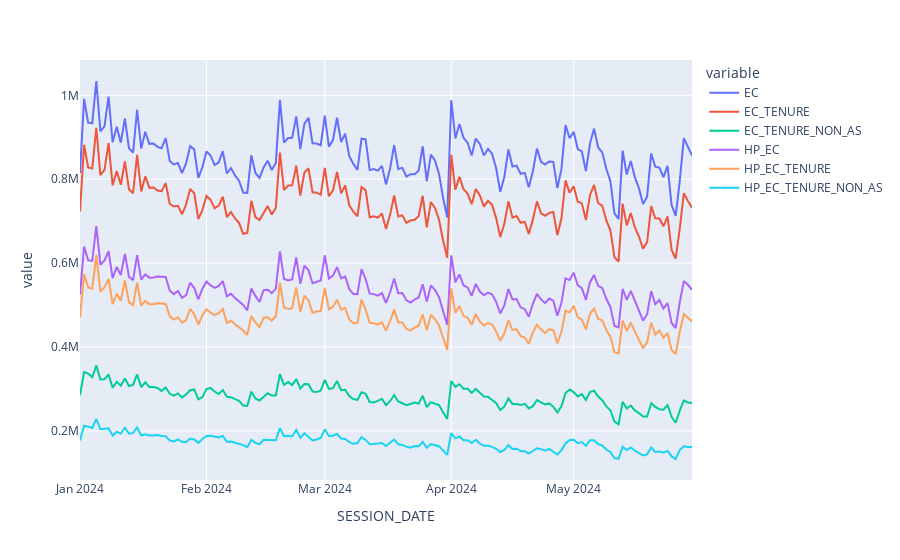

Notebook code for this chart:
### Code cell
fig = px.line(data, x='SESSION_DATE', y= ['EC', 'EC_TENURE', 'EC_TENURE_NON_AS' , 'HP_EC', 'HP_EC_TENURE',
       'HP_EC_TENURE_NON_AS'])

fig.show()

### Figure 1 — Plotly figure (JSON) as saved in the notebook; plotly's stock layout.template omitted (floating-point values rounded to 4 significant figures; data arrays with more than 128 entries replaced by an {"elided": "..."} marker saying what was removed)
{"data": [{"hovertemplate": "variable=EC<br>SESSION_DATE=%{x}<br>value=%{y}<extra></extra>", "legendgroup": "EC", "line": {"color": "#636efa", "dash": "solid"}, "marker": {"symbol": "circle"}, "mode": "lines", "name": "EC", "orientation": "v", "showlegend": true, "type": "scatter", "x": {"elided": "151 str values"}, "xaxis": "x", "y": {"elided": "151 int values"}, "yaxis": "y"}, {"hovertemplate": "variable=EC_TENURE<br>SESSION_DATE=%{x}<br>value=%{y}<extra></extra>", "legendgroup": "EC_TENURE", "line": {"color": "#EF553B", "dash": "solid"}, "marker": {"symbol": "circle"}, "mode": "lines", "name": "EC_TENURE", "orientation": "v", "showlegend": true, "type": "scatter", "x": {"elided": "151 str values"}, "xaxis": "x", "y": {"elided": "151 int values"}, "yaxis": "y"}, {"hovertemplate": "variable=EC_TENURE_NON_AS<br>SESSION_DATE=%{x}<br>value=%{y}<extra></extra>", "legendgroup": "EC_TENURE_NON_AS", "line": {"color": "#00cc96", "dash": "solid"}, "marker": {"symbol": "circle"}, "mode": "lines", "name": "EC_TENURE_NON_AS", "orientation": "v", "showlegend": true, "type": "scatter", "x": {"elided": "151 str values"}, "xaxis": "x", "y": {"elided": "151 int values"}, "yaxis": "y"}, {"hovertemplate": "variable=HP_EC<br>SESSION_DATE=%{x}<br>value=%{y}<extra></extra>", "legendgroup": "HP_EC", "line": {"color": "#ab63fa", "dash": "solid"}, "marker": {"symbol": "circle"}, "mode": "lines", "name": "HP_EC", "orientation": "v", "showlegend": true, "type": "scatter", "x": {"elided": "151 str values"}, "xaxis": "x", "y": {"elided": "151 int values"}, "yaxis": "y"}, {"hovertemplate": "variable=HP_EC_TENURE<br>SESSION_DATE=%{x}<br>value=%{y}<extra></extra>", "legendgroup": "HP_EC_TENURE", "line": {"color": "#FFA15A", "dash": "solid"}, "marker": {"symbol": "circle"}, "mode": "lines", "name": "HP_EC_TENURE", "orientation": "v", "showlegend": true, "type": "scatter", "x": {"elided": "151 str values"}, "xaxis": "x", "y": {"elided": "151 int values"}, "yaxis": "y"}, {"hovertemplate": "variable=HP_EC_TENURE_NON_AS<br>SESSION_DATE=%{x}<br>value=%{y}<extra></extra>", "legendgroup": "HP_EC_TENURE_NON_AS", "line": {"color": "#19d3f3", "dash": "solid"}, "marker": {"symbol": "circle"}, "mode": "lines", "name": "HP_EC_TENURE_NON_AS", "orientation": "v", "showlegend": true, "type": "scatter", "x": {"elided": "151 str values"}, "xaxis": "x", "y": {"elided": "151 int values"}, "yaxis": "y"}], "layout": {"legend": {"title": {"text": "variable"}, "tracegroupgap": 0}, "margin": {"t": 60}, "xaxis": {"anchor": "y", "domain": [0, 1], "title": {"text": "SESSION_DATE"}}, "yaxis": {"anchor": "x", "domain": [0, 1], "title": {"text": "value"}}}}
